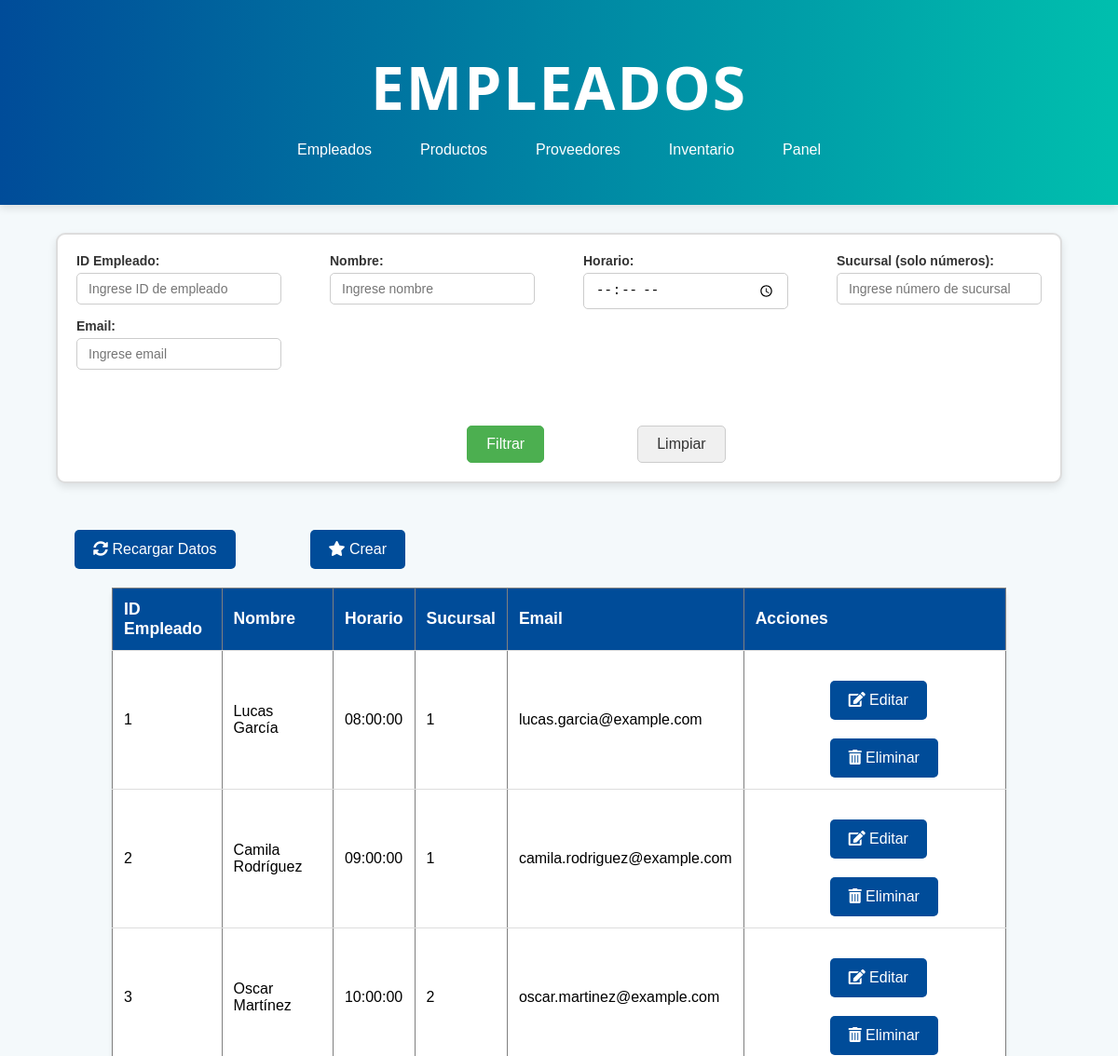
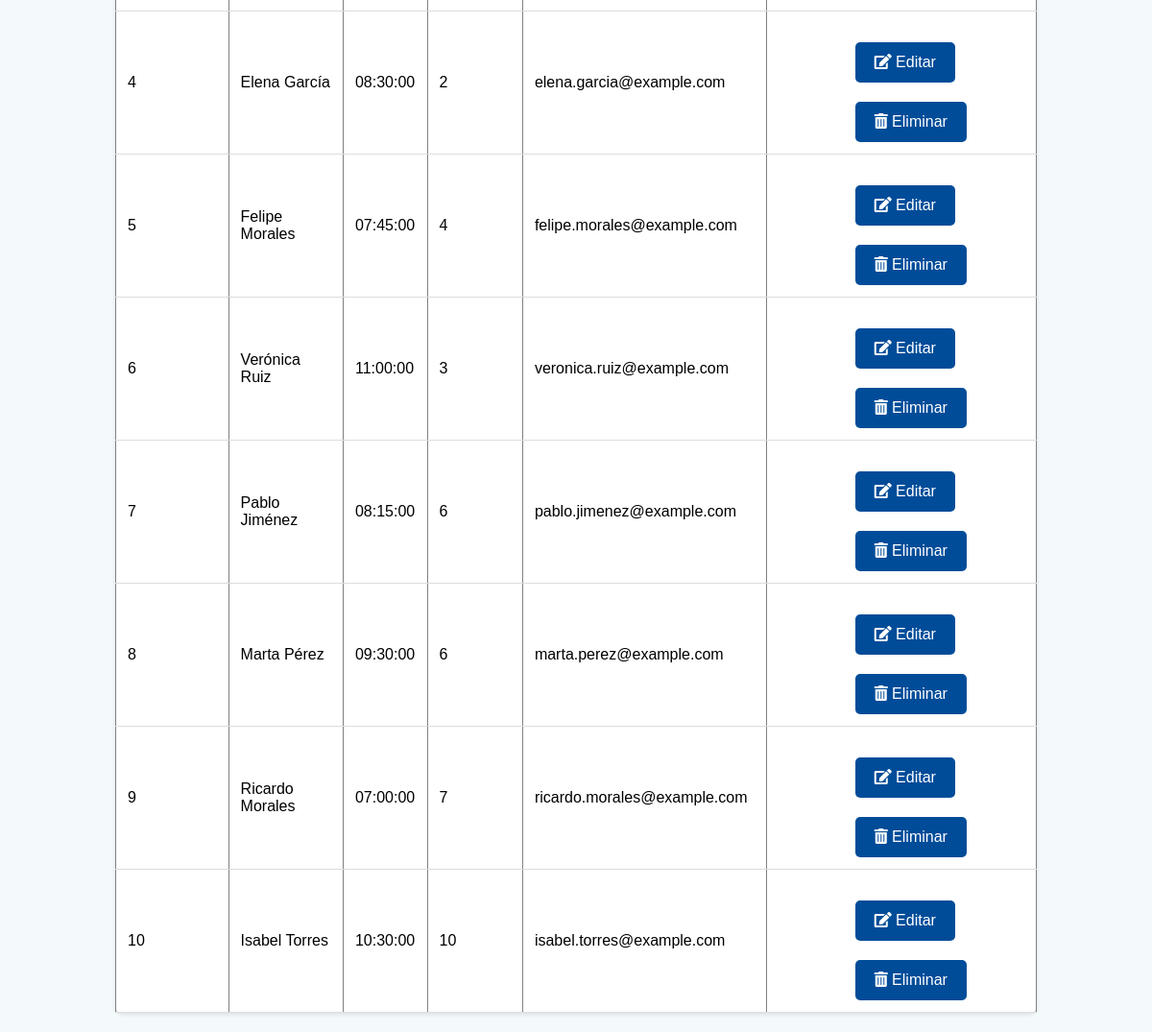
Page /empleado.php on the committed database (2 pictures, top to bottom).
### tables this page shows
CREATE TABLE `empleado` (
  `idEmpleado` int(11) NOT NULL,
  `nombre` varchar(100) NOT NULL,
  `horario` time DEFAULT NULL,
  `sucursal` int(11) NOT NULL,
  `eliminado` int(11) NOT NULL,
  `email` varchar(100) DEFAULT NULL,
  `contrasena` varchar(100) DEFAULT NULL
);

### empleado.php (the view, shortened to what this page needs)
<!DOCTYPE html>
<html lang="es">
<head>
    <link rel="stylesheet" href="css/stylesListas.css">
    <link rel="stylesheet" href="https://cdnjs.cloudflare.com/ajax/libs/font-awesome/5.15.3/css/all.min.css">
</head>
<body>
    <header class="header">
        <h1>Empleados</h1>
        <nav>
            <ul>
            <li><a href="empleado.php">Empleados</a></li>
                <li><a href="producto.php">Productos</a></li>
                <li><a href="proveedor.php">Proveedores</a></li>
                <li><a href="inventario.php">Inventario</a></li>
                <li><a href="administrador.php">Panel</a></li>
            </ul>
        </nav>
    </header>
    <form method="GET" action="">
        <div class="contenedor-filtros">
            <div class="formulario-filtros">
                <div class="filtro">
                    <label for="idEmpleado">ID Empleado:</label>
                    <input type="text" name="idEmpleado" id="idEmpleado" placeholder="Ingrese ID de empleado" value="<?= isset($_GET['idEmpleado']) ? htmlspecialchars($_GET['idEmpleado']) : '' ?>">
                </div>
                <div class="filtro">
                    <label for="nombre">Nombre:</label>
                    <input type="text" name="nombre" id="nombre" placeholder="Ingrese nombre" value="<?= isset($_GET['nombre']) ? htmlspecialchars($_GET['nombre']) : '' ?>">
                </div>
                <div class="filtro">
                    <label for="horario">Horario:</label>
                    <input type="time" name="horario" id="horario" value="<?= isset($_GET['horario']) ? htmlspecialchars($_GET['horario']) : '' ?>">
                </div>
                <div class="filtro">
                    <label for="sucursal">Sucursal (solo números):</label>
                    <input type="number" name="sucursal" id="sucursal" placeholder="Ingrese número de sucursal" value="<?= isset($_GET['sucursal']) ? htmlspecialchars($_GET['sucursal']) : '' ?>" min="1">
                </div>
                <div class="filtro">
                    <label for="email">Email:</label>
                    <input type="email" name="email" id="email" placeholder="Ingrese email" value="<?= isset($_GET['email']) ? htmlspecialchars($_GET['email']) : '' ?>">
                </div>
            </div>
            <div class="botones">
                <button type="submit">Filtrar</button>
                <button type="reset" onclick="resetForm()">Limpiar</button>
            </div>
        </div>
    </form>
<button onclick="recargarDatos()">
<i class="fas fa-sync-alt"></i> Recargar Datos
    <button class='crear' onclick="window.location.href='crearEmpleado.php'">
    <i class='fas fa-star'></i> Crear
</button>
    <table border="1">
        <thead>
            <tr>
                <th>ID Empleado</th>
                <th>Nombre</th>
                <th>Horario</th>
                <th>Sucursal</th>
                <th>Email</th>
                <th>Acciones</th>
            </tr>
        </thead>
        <tbody id="datosEmpleado">
            <?php
            $servername = "localhost";
            $username = "root";
            $password = "";
            $dbname = "drogueriasconfe";
            $conn = new mysqli($servername, $username, $password, $dbname);
            $sql = "SELECT idEmpleado, nombre, horario, sucursal, email FROM empleado WHERE eliminado = 0";
            $result = $conn->query($sql);
            if ($result->num_rows > 0) {
                while ($row = $result->fetch_assoc()) {
                    echo "<tr>
                            <td>" . $row["idEmpleado"] . "</td>
                            <td>" . $row["nombre"] . "</td>
                            <td>" . $row["horario"] . "</td>
                            <td>" . $row["sucursal"] . "</td>
                            <td>" . $row["email"] . "</td>
                            <td>
                                <button class='editar' onclick='editarEmpleado(" . $row["idEmpleado"] . ")'>
                                    <i class='fas fa-edit'></i> Editar
                                </button>
                                <button class='eliminar' onclick='eliminarEmpleado(" . $row["idEmpleado"] . ")'>
                                    <i class='fas fa-trash-alt'></i> Eliminar
                                </button>
                            </td>
                          </tr>";
                }
            } else {
                echo "<tr><td colspan='6'>No se encontraron empleados</td></tr>";
            }
            ?>
        </tbody>
    </table>
</body>
</html>

### css/stylesListas.css (style rules this page uses)
* { box-sizing: border-box; margin: 0; padding: 0; }
body { font-family: Arial, sans-serif; background-color: #f4f9fb; }
header { background: linear-gradient(to right, #004c99, #00bfae); color: white; text-align: center; padding: 50px 20px; box-shadow: 0 4px 8px rgba(0, 0, 0, 0.1); }
header h1 { font-size: 4em; font-family: 'Segoe UI', Tahoma, Geneva, Verdana, sans-serif; font-weight: 700; margin-bottom: 15px; letter-spacing: 2px; text-transform: uppercase; }
nav ul { display: flex; justify-content: center; list-style: none; }
nav ul li { margin: 0 10px; }
nav ul li a { color: #fff; text-decoration: none; padding: 0.5rem 1rem; border-radius: 5px; transition: background-color 0.3s ease; }
table { width: 80%; margin: 20px auto; border-collapse: collapse; background-color: white; box-shadow: 0 2px 4px rgba(0, 0, 0, 0.1); border-radius: 8px; }
th, td { padding: 12px; text-align: left; border-bottom: 1px solid #ddd; }
th { background-color: #004c99; color: white; font-size: 1.1em; }
button { background-color: #004c99; color: white; padding: 12px 20px; border: none; border-radius: 5px; font-size: 1em; cursor: pointer; transition: background-color 0.3s ease; margin-top: 20px; margin-left: 80px; }
.contenedor-filtros { width: 95%; display: flex; flex-direction: column; align-items: center; border: 2px solid #ddd; border-radius: 10px; padding: 20px; box-shadow: 0px 4px 8px rgba(0, 0, 0, 0.1); background-color: #fff; margin: 30px auto; }
.formulario-filtros { display: flex; flex-wrap: wrap; justify-content: space-between; gap: 10px; margin-bottom: 20px; width: 100%; }
.filtro { display: flex; flex-direction: column; width: 220px; min-width: 220px; }
.filtro input { width: 100%; }
.contenedor-filtros { width: 90%; display: flex; flex-direction: column; align-items: center; border: 2px solid #ddd; border-radius: 10px; padding: 20px; box-shadow: 0px 4px 8px rgba(0, 0, 0, 0.1); background-color: #fff; margin: 30px auto; }
.botones { margin-top: 20px; display: flex; justify-content: center; gap: 20px; }
.botones button[type="submit"] { background-color: #4CAF50; color: white; padding: 10px 20px; border: 1px solid #4CAF50; border-radius: 5px; font-size: 16px; cursor: pointer; transition: background-color 0.3s ease; }
.botones button[type="reset"] { background-color: #f0f0f0; color: #333; padding: 10px 20px; border: 1px solid #ccc; border-radius: 5px; font-size: 16px; cursor: pointer; transition: background-color 0.3s ease; }
.filtro label { font-size: 14px; font-weight: bold; color: #333; margin-bottom: 5px; display: block; }
.filtro input { padding: 8px 12px; font-size: 14px; border: 1px solid #ccc; border-radius: 5px; width: 100%; box-sizing: border-box; transition: border-color 0.3s ease; }
.filtro input[type="email"] { padding: 8px 12px; border-radius: 5px; }

### rows in the picture
empleado: idEmpleado "1", nombre "Lucas García", horario "08:00:00", sucursal "1", email "lucas.garcia@example.com"
empleado: idEmpleado "2", nombre "Camila Rodríguez", horario "09:00:00", sucursal "1", email "camila.rodriguez@example.com"
empleado: idEmpleado "3", nombre "Oscar Martínez", horario "10:00:00", sucursal "2", email "oscar.martinez@example.com"
empleado: idEmpleado "4", nombre "Elena García", horario "08:30:00", sucursal "2", email "elena.garcia@example.com"
empleado: idEmpleado "5", nombre "Felipe Morales", horario "07:45:00", sucursal "4", email "felipe.morales@example.com"
empleado: idEmpleado "6", nombre "Verónica Ruiz", horario "11:00:00", sucursal "3", email "veronica.ruiz@example.com"
empleado: idEmpleado "7", nombre "Pablo Jiménez", horario "08:15:00", sucursal "6", email "pablo.jimenez@example.com"
empleado: idEmpleado "8", nombre "Marta Pérez", horario "09:30:00", sucursal "6", email "marta.perez@example.com"
empleado: idEmpleado "9", nombre "Ricardo Morales", horario "07:00:00", sucursal "7", email "ricardo.morales@example.com"
empleado: idEmpleado "10", nombre "Isabel Torres", horario "10:30:00", sucursal "10", email "isabel.torres@example.com"
